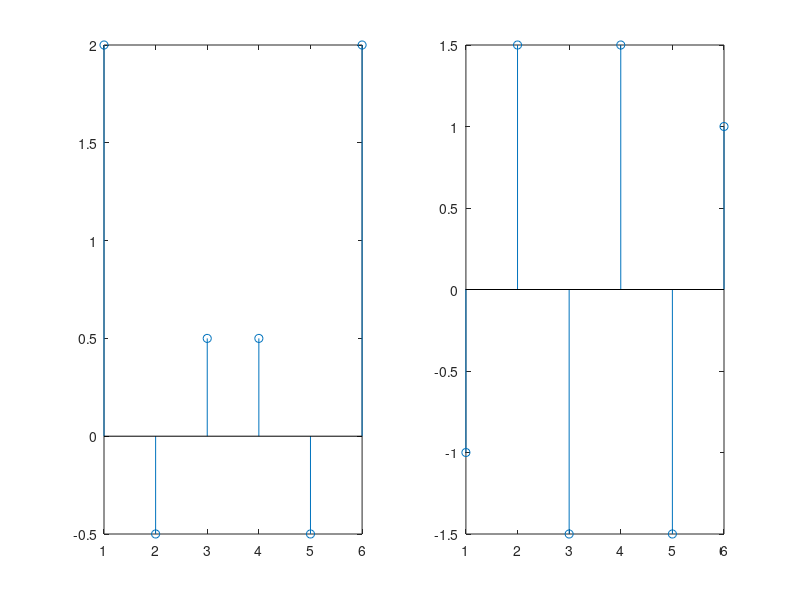

MATLAB code for this plot:
clc;
close all;
clear all;

% To determine Even and Odd component
x1=[1,1,-1,2,-2,3];
xe=(x1+x1(end:-1:1))/2;  % x(n)+x(-n)/2
xo=(x1-x1(end:-1:1))/2;  % x(n)-x(-n)/2

subplot(1,2,1);
stem(xe);
subplot(1,2,2);
stem(xo);
